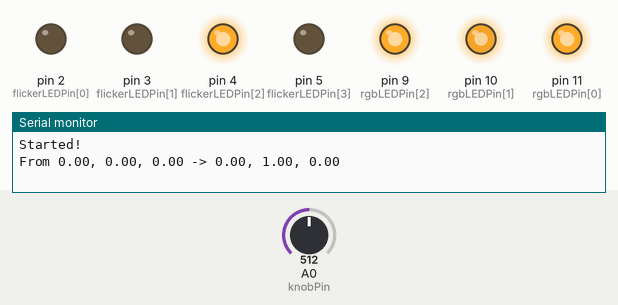
A sketch run on a simulated Arduino Uno, built with avr-gcc and run on an emulated ATmega328P. Shown: output pins drawn as LEDs (lit = HIGH), the last lines printed to the serial monitor. Dashed ring = blinking. The inputs (shaded band) are chosen by the test bench; at power-on: A0 (knobPin) = 512.

Above: at 1.2 s.
1.3 s: A0 (knobPin) set to 92
At 2.07 s:
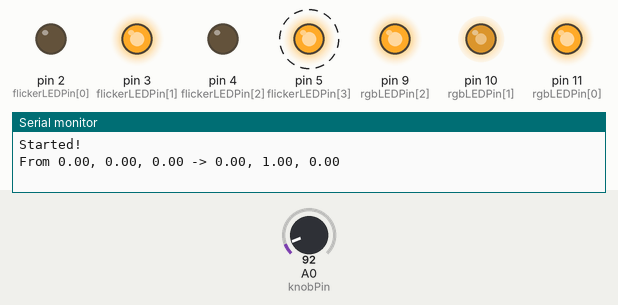
4.3 s: A0 (knobPin) set to 79
At 7.23 s:
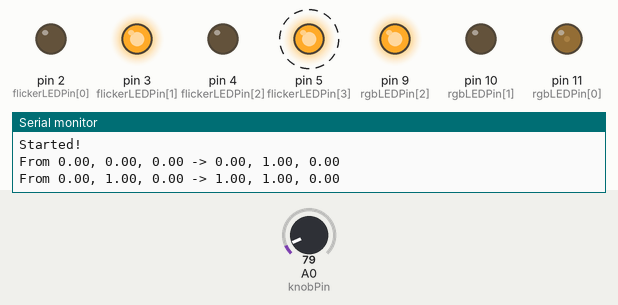
7.3 s: A0 (knobPin) set to 511
10.3 s: A0 (knobPin) set to 0
At 13.21 s:
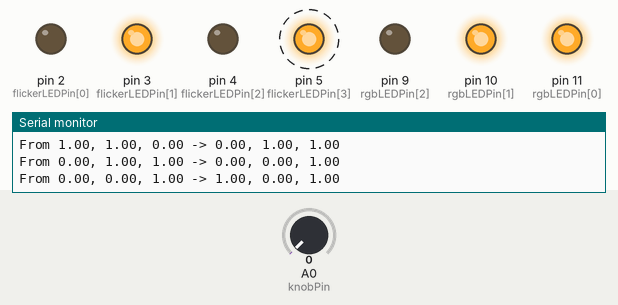
13.3 s: A0 (knobPin) set to 114
At 13.82 s:
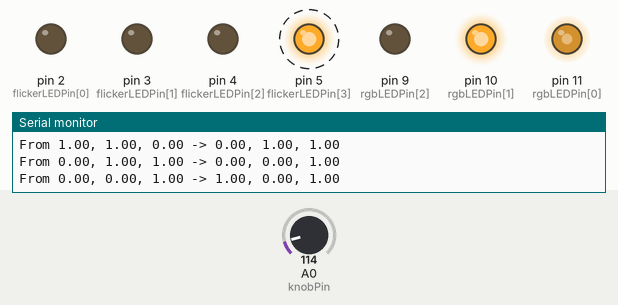
16.3 s: A0 (knobPin) set to 126
Timing chart, 0 to 23.2 s (numbered marks = the images above; inputs shaded):
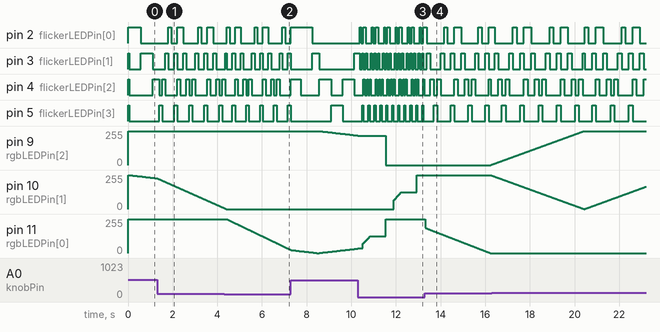

The sketch:

Demonstration.ino
```cpp
// (licence header left out)
int rgbLEDPin[] = {11,10,9};
int stepDelayMs = 20;
int colorHoldMs = 0;

int flickerLEDPin[] = {2,3,4,5};

int knobPin = 0;

double rgbSequence[9][3] = {0.0, 1.0, 0.0,  //green
                         1.0, 1.0, 0.0,  //yellow
                         0.0, 1.0, 1.0,  //cyan
                         0.0, 0.0, 1.0,  //blue
                         1.0, 0.0, 1.0,  //purple
                         1.0, 1.0, 0.0,  //yellow
                         1.0, 0.0, 0.0,  //red
                         1.0, 0.0, 1.0,  //purple
                         0.0, 1.0, 1.0}; //cyan

int ledSequence[10][4] = {HIGH,  LOW,  LOW,  LOW,
                          LOW, HIGH,  LOW,  LOW,
                          LOW,  LOW, HIGH,  LOW,
                          LOW,  LOW,  LOW, HIGH,
                          LOW,  LOW, HIGH,  LOW,
                          LOW, HIGH,  LOW,  LOW,
                         HIGH,  LOW,  LOW,  LOW,
                          LOW,  LOW,  LOW,  LOW,
                          LOW, HIGH,  LOW, HIGH,
                         HIGH,  LOW, HIGH,  LOW};

double currentLevel[] = {0.0, 0.0, 0.0};
int nextInrgbSequence = 0;
int nextInLEDSequence = 0;


void setup()
{
  Serial.begin(9600);
  Serial.println("Started!");
  for(int i=0; i<3; i++)
  {
    pinMode(rgbLEDPin[i],OUTPUT);
    analogWrite(rgbLEDPin[i], 255);
  }
  for(int i=0; i<4; i++)
  {
    pinMode(flickerLEDPin[i],OUTPUT);
    digitalWrite(flickerLEDPin[i], HIGH);
  }
}

void loop()
{
  Serial.print("From ");
  Serial.print(currentLevel[0]);Serial.print(", ");
  Serial.print(currentLevel[1]);Serial.print(", ");
  Serial.print(currentLevel[2]);Serial.print(" -> ");
  Serial.print(rgbSequence[nextInrgbSequence][0]);Serial.print(", ");
  Serial.print(rgbSequence[nextInrgbSequence][1]);Serial.print(", ");
  Serial.println(rgbSequence[nextInrgbSequence][2]);

  // Fade to the next color
  for(int iLevel=0; iLevel<256; iLevel++)
  {
    for(int iLed=0; iLed < 3; iLed++)
    {
      double output = currentLevel[iLed] + ((rgbSequence[nextInrgbSequence][iLed] - currentLevel[iLed]) * double(iLevel) / 255.0);
      analogWrite(rgbLEDPin[iLed], 255 - int(output * 255.0));
    }
    int knobPos = analogRead(knobPin);
    stepDelayMs = map(knobPos,0,1024,5,100);
    delay(stepDelayMs);
    if(iLevel%10 == 0)
    {
      for(int iLed=0; iLed < 4; iLed++)
      {
        digitalWrite(flickerLEDPin[iLed], ledSequence[nextInLEDSequence][iLed]);
      }
      nextInLEDSequence = (nextInLEDSequence + 1) % 10;
    }
  }

  // Copy current value to previous value
  for(int iLed = 0; iLed < 3; iLed++)
  {
    currentLevel[iLed] = rgbSequence[nextInrgbSequence][iLed];
  }
  nextInrgbSequence = (nextInrgbSequence + 1) % 9;
  delay(colorHoldMs);
 }
```

Measured:
- the behaviour switches between 87 and 86 on A0 (knobPin) (found by bisection; images 1 and 2)
- after the input at 10.3 s, pin 10 (rgbLEDPin[1]): moves from 0/255 to 255/255 over 1.0 s, starting after 1.6 s
- after the input at 13.3 s, pin 5 (flickerLEDPin[3]): alternates HIGH for 0.15 s and LOW for 0.62 s, starting after 0.39 s
- by itself, pin 2 (flickerLEDPin[0]): repeats every 1.6 s: HIGH 0.16 s, LOW 0.33 s, HIGH 0.33 s, LOW 0.82 s
- by itself, pin 3 (flickerLEDPin[1]): moves between LOW and HIGH, repeating every 1.6 s
- by itself, pin 4 (flickerLEDPin[2]): repeats every 1.6 s: LOW 0.16 s, HIGH 0.16 s, LOW 0.66 s, HIGH 0.16 s, LOW 0.33 s, HIGH 0.16 s
- by itself, pin 5 (flickerLEDPin[3]): alternates HIGH for 0.05 s and LOW for 0.22 s
